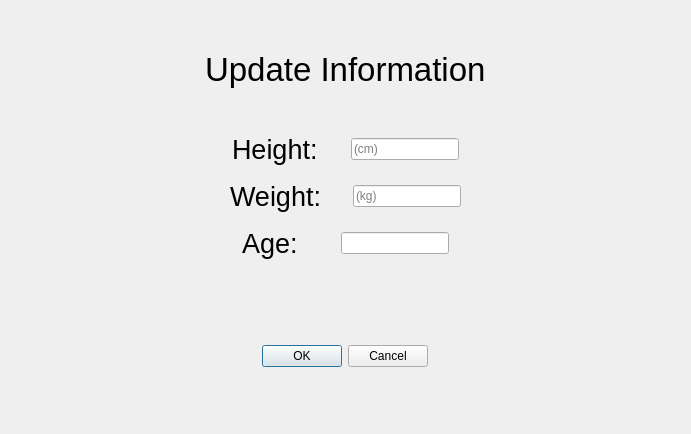
<?xml version="1.0" encoding="UTF-8"?>
<ui version="4.0">
 <class>Dialog</class>
 <widget class="QDialog" name="Dialog">
  <property name="geometry">
   <rect>
    <x>0</x>
    <y>0</y>
    <width>691</width>
    <height>434</height>
   </rect>
  </property>
  <property name="windowTitle">
   <string>update information</string>
  </property>
  <layout class="QHBoxLayout" name="horizontalLayout_4">
   <item>
    <spacer name="horizontalSpacer">
     <property name="orientation">
      <enum>Qt::Horizontal</enum>
     </property>
     <property name="sizeHint" stdset="0">
      <size>
       <width>202</width>
       <height>20</height>
      </size>
     </property>
    </spacer>
   </item>
   <item>
    <layout class="QVBoxLayout" name="verticalLayout">
     <item>
      <spacer name="verticalSpacer_6">
       <property name="orientation">
        <enum>Qt::Vertical</enum>
       </property>
       <property name="sizeType">
        <enum>QSizePolicy::Fixed</enum>
       </property>
       <property name="sizeHint" stdset="0">
        <size>
         <width>20</width>
         <height>40</height>
        </size>
       </property>
      </spacer>
     </item>
     <item>
      <widget class="QLabel" name="label_4">
       <property name="font">
        <font>
         <pointsize>25</pointsize>
        </font>
       </property>
       <property name="text">
        <string>Update Information</string>
       </property>
      </widget>
     </item>
     <item>
      <spacer name="verticalSpacer_2">
       <property name="orientation">
        <enum>Qt::Vertical</enum>
       </property>
       <property name="sizeType">
        <enum>QSizePolicy::Fixed</enum>
       </property>
       <property name="sizeHint" stdset="0">
        <size>
         <width>20</width>
         <height>40</height>
        </size>
       </property>
      </spacer>
     </item>
     <item>
      <layout class="QHBoxLayout" name="horizontalLayout">
       <item>
        <widget class="QLabel" name="label">
         <property name="sizePolicy">
          <sizepolicy hsizetype="Fixed" vsizetype="Preferred">
           <horstretch>0</horstretch>
           <verstretch>0</verstretch>
          </sizepolicy>
         </property>
         <property name="font">
          <font>
           <pointsize>20</pointsize>
          </font>
         </property>
         <property name="text">
          <string>Height:</string>
         </property>
        </widget>
       </item>
       <item>
        <widget class="QLineEdit" name="Height">
         <property name="sizePolicy">
          <sizepolicy hsizetype="Fixed" vsizetype="Fixed">
           <horstretch>0</horstretch>
           <verstretch>0</verstretch>
          </sizepolicy>
         </property>
         <property name="placeholderText">
          <string>(cm)</string>
         </property>
        </widget>
       </item>
      </layout>
     </item>
     <item>
      <spacer name="verticalSpacer_3">
       <property name="orientation">
        <enum>Qt::Vertical</enum>
       </property>
       <property name="sizeType">
        <enum>QSizePolicy::Fixed</enum>
       </property>
       <property name="sizeHint" stdset="0">
        <size>
         <width>20</width>
         <height>10</height>
        </size>
       </property>
      </spacer>
     </item>
     <item>
      <layout class="QHBoxLayout" name="horizontalLayout_2">
       <item>
        <widget class="QLabel" name="label_2">
         <property name="sizePolicy">
          <sizepolicy hsizetype="Fixed" vsizetype="Preferred">
           <horstretch>0</horstretch>
           <verstretch>0</verstretch>
          </sizepolicy>
         </property>
         <property name="font">
          <font>
           <pointsize>20</pointsize>
          </font>
         </property>
         <property name="text">
          <string>Weight:</string>
         </property>
        </widget>
       </item>
       <item>
        <widget class="QLineEdit" name="Weight">
         <property name="sizePolicy">
          <sizepolicy hsizetype="Fixed" vsizetype="Fixed">
           <horstretch>0</horstretch>
           <verstretch>0</verstretch>
          </sizepolicy>
         </property>
         <property name="placeholderText">
          <string>(kg)</string>
         </property>
        </widget>
       </item>
      </layout>
     </item>
     <item>
      <spacer name="verticalSpacer_4">
       <property name="orientation">
        <enum>Qt::Vertical</enum>
       </property>
       <property name="sizeType">
        <enum>QSizePolicy::Fixed</enum>
       </property>
       <property name="sizeHint" stdset="0">
        <size>
         <width>20</width>
         <height>10</height>
        </size>
       </property>
      </spacer>
     </item>
     <item>
      <layout class="QHBoxLayout" name="horizontalLayout_3">
       <item>
        <widget class="QLabel" name="label_3">
         <property name="sizePolicy">
          <sizepolicy hsizetype="Fixed" vsizetype="Preferred">
           <horstretch>0</horstretch>
           <verstretch>0</verstretch>
          </sizepolicy>
         </property>
         <property name="font">
          <font>
           <pointsize>20</pointsize>
          </font>
         </property>
         <property name="text">
          <string>Age:</string>
         </property>
        </widget>
       </item>
       <item>
        <widget class="QLineEdit" name="Age">
         <property name="sizePolicy">
          <sizepolicy hsizetype="Fixed" vsizetype="Fixed">
           <horstretch>0</horstretch>
           <verstretch>0</verstretch>
          </sizepolicy>
         </property>
        </widget>
       </item>
      </layout>
     </item>
     <item>
      <spacer name="verticalSpacer">
       <property name="orientation">
        <enum>Qt::Vertical</enum>
       </property>
       <property name="sizeType">
        <enum>QSizePolicy::Fixed</enum>
       </property>
       <property name="sizeHint" stdset="0">
        <size>
         <width>20</width>
         <height>80</height>
        </size>
       </property>
      </spacer>
     </item>
     <item>
      <layout class="QHBoxLayout" name="horizontalLayout_5">
       <item>
        <widget class="QDialogButtonBox" name="ok_or_cancel">
         <property name="sizePolicy">
          <sizepolicy hsizetype="Fixed" vsizetype="Fixed">
           <horstretch>0</horstretch>
           <verstretch>0</verstretch>
          </sizepolicy>
         </property>
         <property name="orientation">
          <enum>Qt::Horizontal</enum>
         </property>
         <property name="standardButtons">
          <set>QDialogButtonBox::Cancel|QDialogButtonBox::Ok</set>
         </property>
        </widget>
       </item>
      </layout>
     </item>
     <item>
      <spacer name="verticalSpacer_5">
       <property name="orientation">
        <enum>Qt::Vertical</enum>
       </property>
       <property name="sizeHint" stdset="0">
        <size>
         <width>20</width>
         <height>40</height>
        </size>
       </property>
      </spacer>
     </item>
    </layout>
   </item>
   <item>
    <spacer name="horizontalSpacer_2">
     <property name="orientation">
      <enum>Qt::Horizontal</enum>
     </property>
     <property name="sizeHint" stdset="0">
      <size>
       <width>201</width>
       <height>20</height>
      </size>
     </property>
    </spacer>
   </item>
  </layout>
 </widget>
 <resources/>
 <connections>
  <connection>
   <sender>ok_or_cancel</sender>
   <signal>accepted()</signal>
   <receiver>Dialog</receiver>
   <slot>accept()</slot>
   <hints>
    <hint type="sourcelabel">
     <x>248</x>
     <y>254</y>
    </hint>
    <hint type="destinationlabel">
     <x>157</x>
     <y>274</y>
    </hint>
   </hints>
  </connection>
  <connection>
   <sender>ok_or_cancel</sender>
   <signal>rejected()</signal>
   <receiver>Dialog</receiver>
   <slot>reject()</slot>
   <hints>
    <hint type="sourcelabel">
     <x>316</x>
     <y>260</y>
    </hint>
    <hint type="destinationlabel">
     <x>286</x>
     <y>274</y>
    </hint>
   </hints>
  </connection>
 </connections>
</ui>
